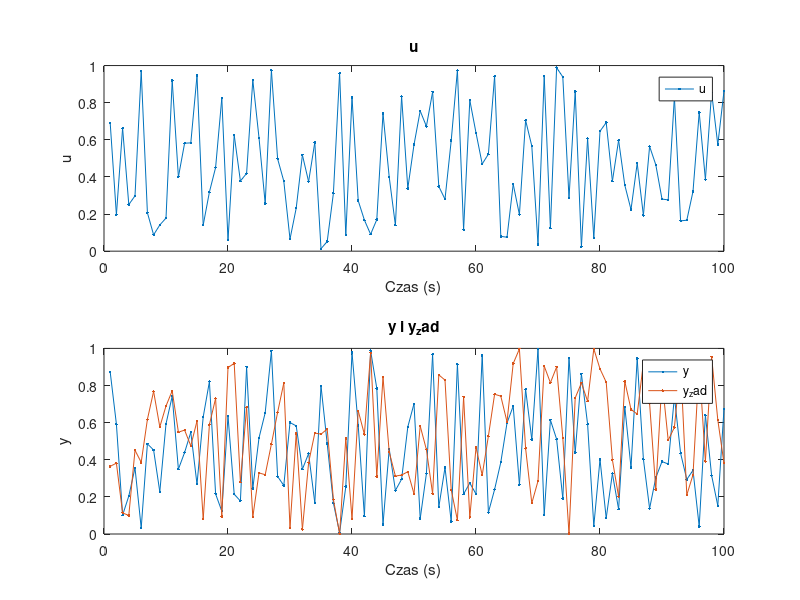

The MATLAB script that drew this image:
% Inicjalizacja wektorów pomiarowych
data1 = [];  % Pomiary do pierwszej figury
data2 = [];  % Pomiary do drugiej figury
data3 = [];  % Pomiary do drugiej figury

% konfiguracja wykresu
figure('Position', [100, 100, 800, 600]); % Tworzenie większej figury

% Pierwszy subplot dla wykresu 'u'
subplot(2, 1, 1); % Dwa wiersze, jedna kolumna, pierwszy subplot
h1 = plot(nan, nan, 'DisplayName', 'u'); % Wykres dla pomiaru 1
xlabel('Czas (s)');
ylabel('u');
title('u');
legend('show');

% Drugi subplot dla wykresów 'y' i 'y_zad'
subplot(2, 1, 2); % Dwa wiersze, jedna kolumna, drugi subplot
h2 = plot(nan, nan, 'DisplayName', 'y'); % Wykres dla pomiaru 2
hold on;
h3 = plot(nan, nan, 'DisplayName', 'y_zad'); % Wykres dla pomiaru 3
xlabel('Czas (s)');
ylabel('y');
title('y i y_zad');
legend('show');

% Pętla, która generuje nowe wartości co 1 sekundę
for t = 1:100
    % Generowanie nowych losowych wartości dla wektorów pomiarów
    new_value1 = rand();  % Pomiary 1 (losowe wartości między 0 a 1)
    new_value2 = rand();  % Pomiary 2 (losowe wartości między 0 a 1)
    new_value3 = rand();  % Pomiary 3 (losowe wartości między 0 a 1)
    
    % Dodawanie nowych wartości do odpowiednich wektorów
    data1 = [data1, new_value1];
    data2 = [data2, new_value2];
    data3 = [data3, new_value3];
    
    % Aktualizacja wykresu
    set(h1, 'YData', data1, 'XData', 1:t);
    set(h2, 'YData', data2, 'XData', 1:t);
    set(h3, 'YData', data3, 'XData', 1:t);
        
    % Odświeżanie wykresów
    drawnow;
    
    % Pauza na 1 sekundę
    pause(1);
end
